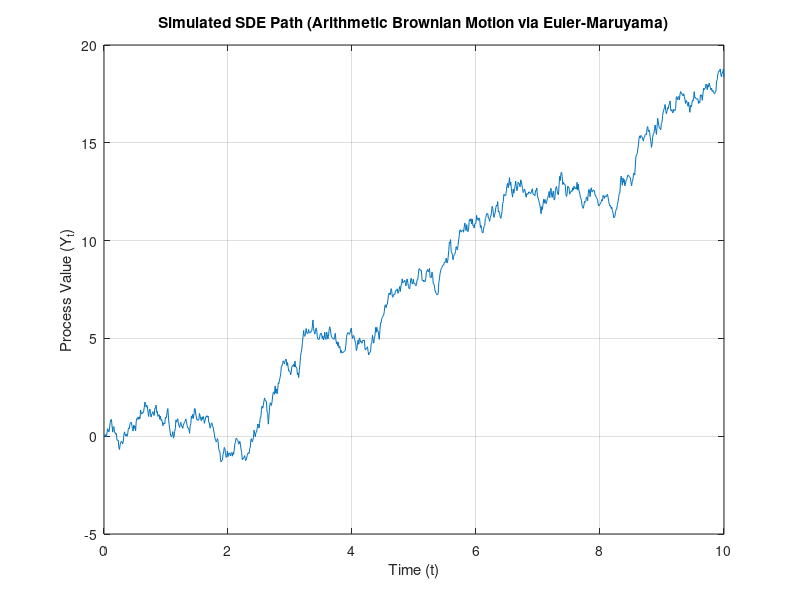

Source code (MATLAB):
% MATLAB code to simulate and plot a single SDE path using Euler-Maruyama

% Clear workspace, command window, and close all figures
clear;
clc;
close all;

% --- Define SDE Parameters ---
% SDE form: dY_t = mu(t, Y_t) * dt + sigma(t, Y_t) * dB_t

% For Arithmetic Brownian Motion: dY_t = a * dt + sigma * dB_t
a = 1;       % Drift coefficient (mu = a)
sigma = 2;   % Diffusion coefficient (sigma)

% Define the drift and diffusion functions as anonymous functions
% They take time t and current value Y_t as input
mu_func = @(t, Y) a;
sigma_func = @(t, Y) sigma;

% --- Simulation Parameters ---
Y0 = 0;       % Initial value of Y_t
T_start = 0;  % Start time
T_end = 10;   % End time
N_steps = 1000; % Number of time steps (determines the step size dt)

% --- Simulation ---

% Calculate time step size
dt = (T_end - T_start) / N_steps;

% Create time vector
t = T_start:dt:T_end;

% Initialize the result array for Y_t values
Y = zeros(1, N_steps + 1);
Y(1) = Y0; % Set the initial value

% Loop through the time steps
for i = 1:N_steps
    % Get current time and value
    current_t = t(i);
    current_Y = Y(i);

    % Calculate drift and diffusion values at current time and value
    mu_val = mu_func(current_t, current_Y);
    sigma_val = sigma_func(current_t, current_Y);

    % Generate a random number for the Brownian motion increment
    % dB_t ~ N(0, dt), so dB_t = sqrt(dt) * Z where Z ~ N(0, 1)
    Z = randn(); % Standard normal random number

    % Apply the Euler-Maruyama update rule
    % Y(k+1) = Y(k) + mu(t_k, Y_k) * dt + sigma(t_k, Y_k) * sqrt(dt) * Z_k
    Y(i+1) = current_Y + mu_val * dt + sigma_val * sqrt(dt) * Z;
end

% --- Plotting ---
figure; % Create a new figure window
plot(t, Y); % Plot the simulated path
xlabel('Time (t)');
ylabel('Process Value (Y_t)');
title('Simulated SDE Path (Arithmetic Brownian Motion via Euler-Maruyama)');
grid on;

% You can run this code multiple times to see different random paths
